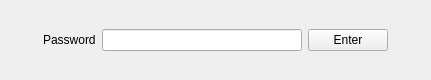
<?xml version="1.0" encoding="UTF-8"?>
<ui version="4.0">
 <class>CheckPasswordWidget</class>
 <widget class="QWidget" name="CheckPasswordWidget">
  <property name="geometry">
   <rect>
    <x>0</x>
    <y>0</y>
    <width>431</width>
    <height>80</height>
   </rect>
  </property>
  <property name="windowTitle">
   <string>Form</string>
  </property>
  <layout class="QGridLayout" name="gridLayout_2">
   <item row="0" column="0">
    <layout class="QGridLayout" name="gridLayout">
     <item row="0" column="2">
      <spacer name="verticalSpacer_2">
       <property name="orientation">
        <enum>Qt::Vertical</enum>
       </property>
       <property name="sizeHint" stdset="0">
        <size>
         <width>20</width>
         <height>40</height>
        </size>
       </property>
      </spacer>
     </item>
     <item row="2" column="2">
      <spacer name="verticalSpacer">
       <property name="orientation">
        <enum>Qt::Vertical</enum>
       </property>
       <property name="sizeHint" stdset="0">
        <size>
         <width>20</width>
         <height>40</height>
        </size>
       </property>
      </spacer>
     </item>
     <item row="1" column="1">
      <widget class="QLabel" name="label">
       <property name="text">
        <string>Password</string>
       </property>
      </widget>
     </item>
     <item row="1" column="2">
      <widget class="QLineEdit" name="lePassword">
       <property name="minimumSize">
        <size>
         <width>200</width>
         <height>0</height>
        </size>
       </property>
      </widget>
     </item>
     <item row="1" column="0">
      <spacer name="horizontalSpacer">
       <property name="orientation">
        <enum>Qt::Horizontal</enum>
       </property>
       <property name="sizeHint" stdset="0">
        <size>
         <width>40</width>
         <height>20</height>
        </size>
       </property>
      </spacer>
     </item>
     <item row="1" column="4">
      <spacer name="horizontalSpacer_2">
       <property name="orientation">
        <enum>Qt::Horizontal</enum>
       </property>
       <property name="sizeHint" stdset="0">
        <size>
         <width>40</width>
         <height>20</height>
        </size>
       </property>
      </spacer>
     </item>
     <item row="1" column="3">
      <widget class="QPushButton" name="pbEnter">
       <property name="text">
        <string>Enter</string>
       </property>
      </widget>
     </item>
    </layout>
   </item>
  </layout>
 </widget>
 <tabstops>
  <tabstop>pbEnter</tabstop>
  <tabstop>lePassword</tabstop>
 </tabstops>
 <resources/>
 <connections/>
</ui>
